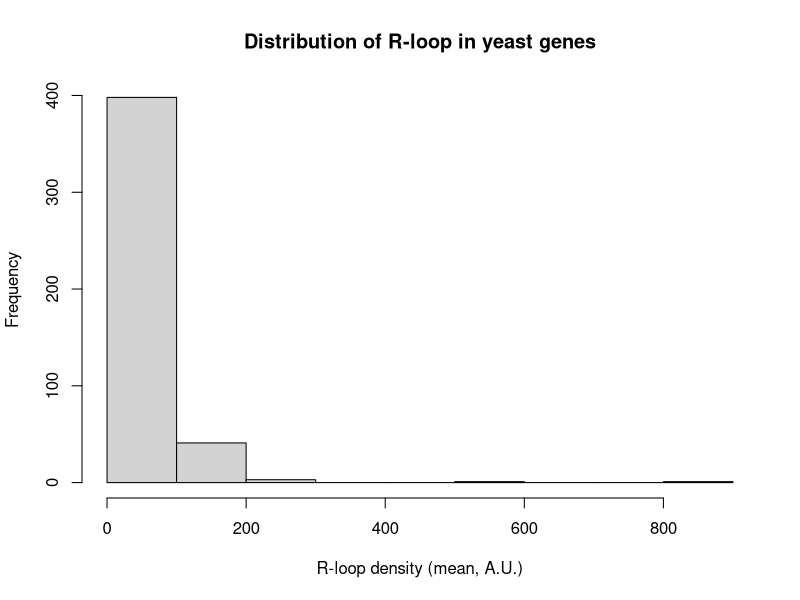
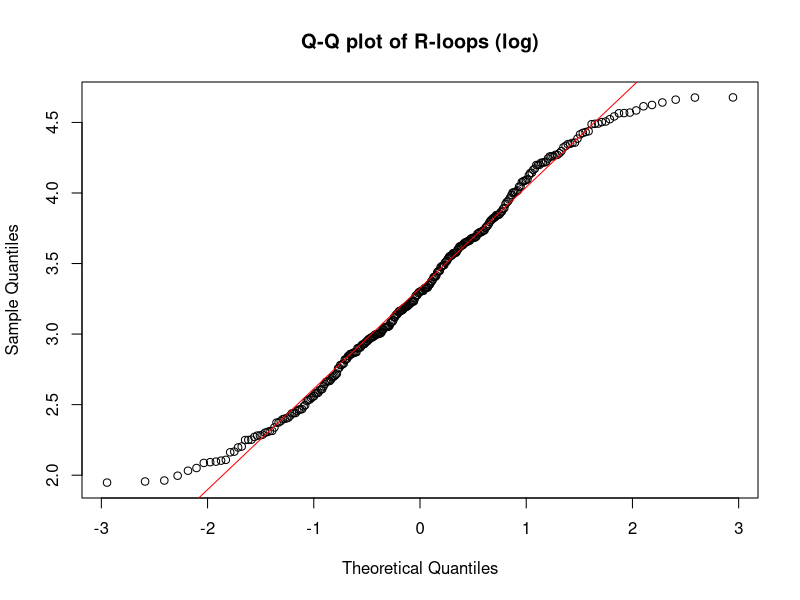
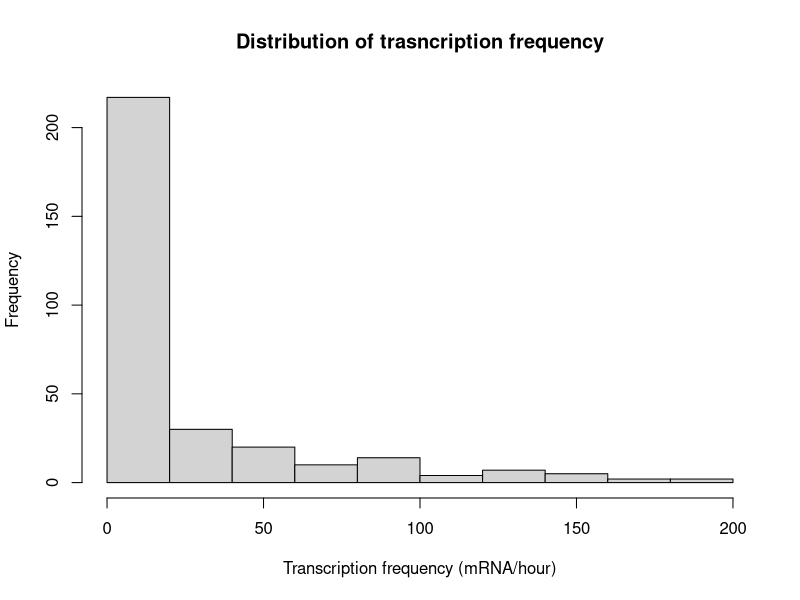
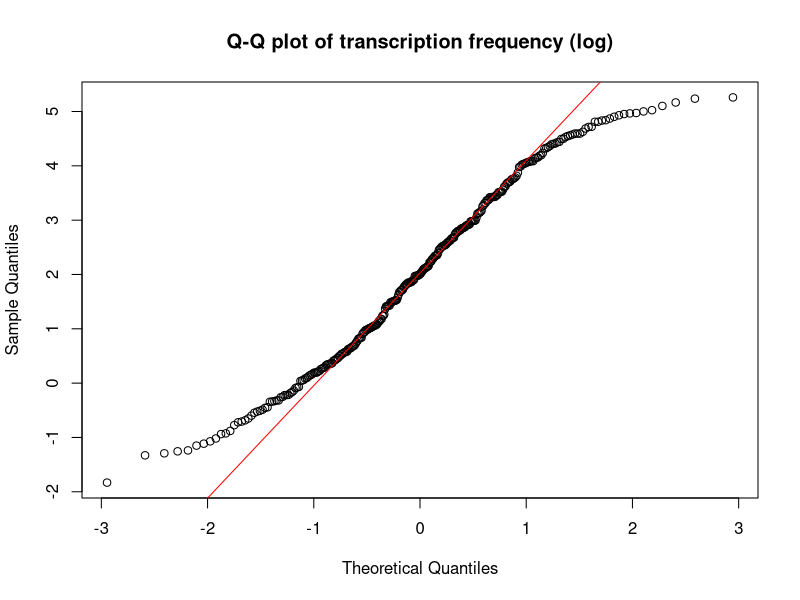
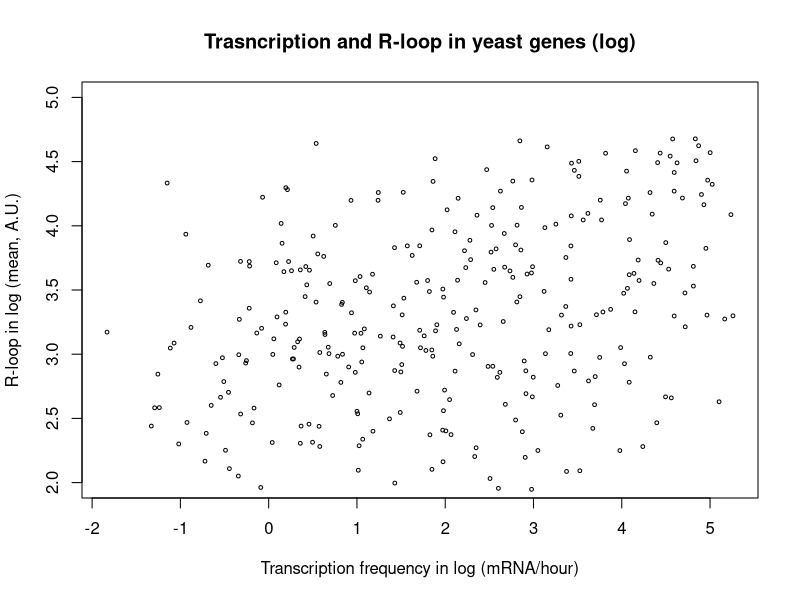
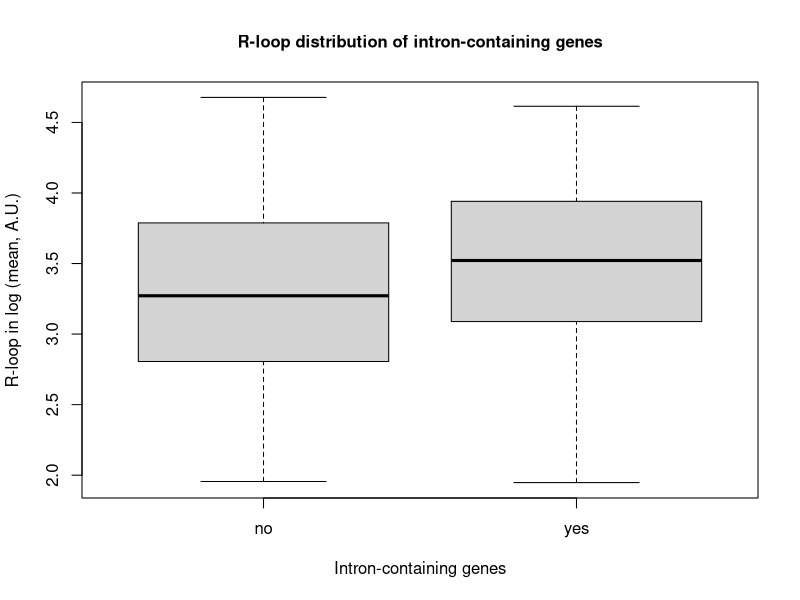
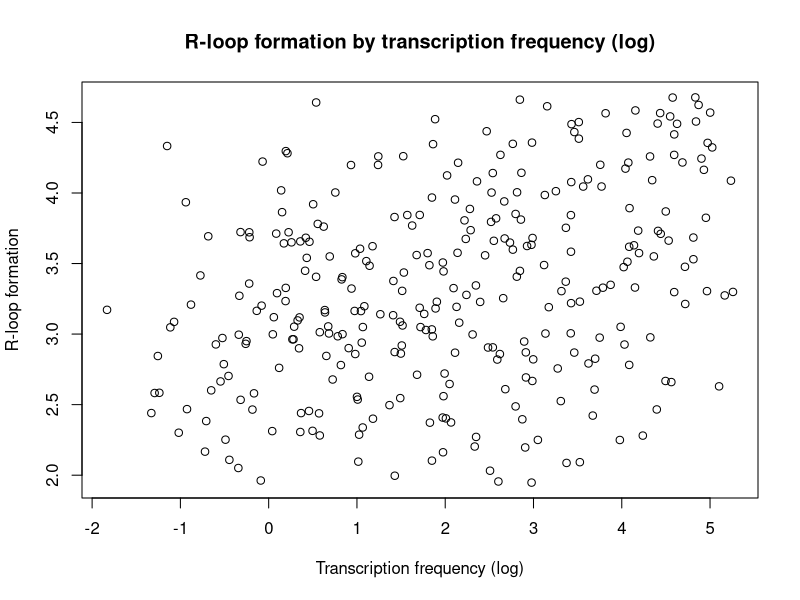
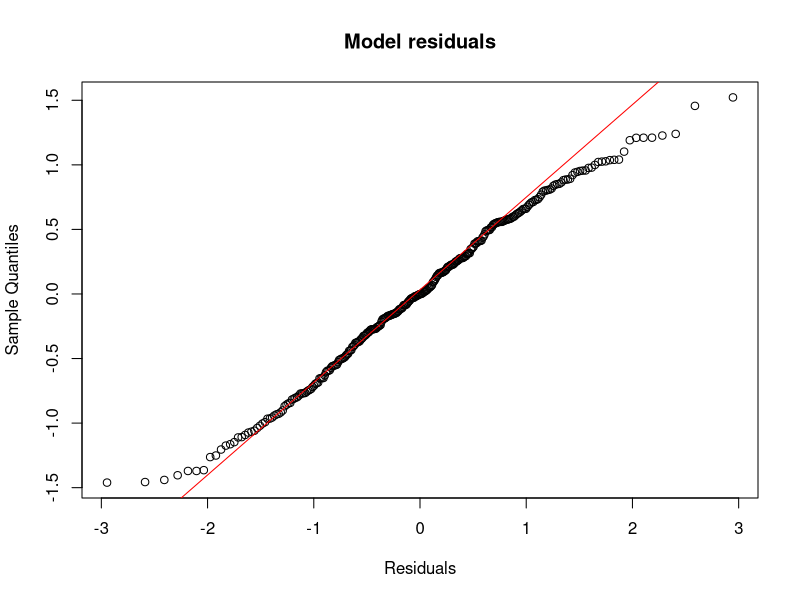

Reproduce these figures in R, in order.
# Set directory
setwd("/Users/GaryKao/Desktop/Coursera_R programming/SDS 328M/Project")
# Read the raw file
dnarna <- read.csv("Data for project1.csv")

## Response variable (DNA RNA hybrid density) ##
# Check normality of response variable
hist(dnarna$DNA.RNA.hybrid.density..mean..A.U.., main = "Distribution of R-loop in yeast genes", xlab = "R-loop density (mean, A.U.)")
fivenum(dnarna$DNA.RNA.hybrid.density..mean..A.U..)
# Remove outliers based on fivenum() result and the rows with no values
dnarnaclean <- dnarna[dnarna$DNA.RNA.hybrid.density..mean..A.U.. > 6.96 & dnarna$DNA.RNA.hybrid.density..mean..A.U.. <108.63 & dnarna$Transcription.frequency..mRNA.hour. != "n.d.",]
# Log transformation of response variable
dnarnaclean$log <- log(dnarnaclean$DNA.RNA.hybrid.density..mean..A.U..)
# Check normality of log response variable
qqnorm(dnarnaclean$log, main = "Q-Q plot of R-loops (log)")
qqline(dnarnaclean$log, col = "red")

## 1st explanatory variable (transcription frequency) ##
# Change transcription column from factor to numeric value
dnarnaclean$Transcription.frequency..mRNA.hour. <- as.numeric(as.character(dnarnaclean$Transcription.frequency..mRNA.hour.))
# Check normality of transcription frequency (1st explanatory variable)
hist(dnarnaclean$Transcription.frequency..mRNA.hour., main = "Distribution of trasncription frequency", xlab = "Transcription frequency (mRNA/hour)")
# Log transformation of transcription frequency
dnarnaclean$logT <- log(dnarnaclean$Transcription.frequency..mRNA.hour.)
# Check normality of log transcription frequency
qqnorm(dnarnaclean$logT, main = "Q-Q plot of transcription frequency (log)")
qqline(dnarnaclean$logT, col = "red")

# Check distribution between log transcription frequency and log response variable
plot(dnarnaclean$logT, dnarnaclean$log, main = "Trasncription and R-loop in yeast genes (log)", xlab = "Transcription frequency in log (mRNA/hour)", ylab = "R-loop in log (mean, A.U.)", ylim = c(2, 5), cex = .5)

## 2nd explanatory variable (intron-containing genes) ##
table(dnarnaclean$Intron.containing.gene.)
boxplot(dnarnaclean$log ~ dnarnaclean$Intron.containing.gene., main = "R-loop distribution of intron-containing genes", cex.main=1, xlab = "Intron-containing genes", ylab = "R-loop in log (mean, A.U.)")
fivenum(dnarnaclean$log[dnarnaclean$Intron.containing.gene. =="no"])
fivenum(dnarnaclean$log[dnarnaclean$Intron.containing.gene. =="yes"])

## Create GLM model with interaction
GLMmodel <- lm(log ~ Intron.containing.gene. * logT, data=dnarnaclean)
summary(GLMmodel)

## Check assumptions
# Check linearity
plot(dnarnaclean$logT, dnarnaclean$log, main="R-loop formation by transcription frequency (log)", xlab = "Transcription frequency (log)", ylab = "R-loop formation")
# Check normality
qqnorm(GLMmodel$residuals, main = "Model residuals", xlab = "Residuals")
qqline(GLMmodel$residuals, col="red")
# Check equal variance
plot(GLMmodel$fitted.values, GLMmodel$residuals, main="Residual plot", xlab = "Fitted values", ylab = "Residuals")
abline (h=0, col='red')

## Visualize interaction between two explanatory variables and response variable
intronyes <- dnarnaclean[dnarnaclean$Intron.containing.gene. == "yes",]
intronno <- dnarnaclean[dnarnaclean$Intron.containing.gene. == "no",]
plot(intronyes$logT, intronyes$log, pch=17, col='red', cex=0.8, main = "R-loop by transcription frequency and intron status", xlab = "Transcription frequency (log)", ylab = "R-loop formation (log)")
points(intronno$logT, intronno$log, pch=16, col="blue", cex=0.8)
abline(lm(log ~ logT, data=intronyes), col="red")
abline(lm(log ~ logT, data=intronno), col="blue", lty = 2)
legend("bottomright", title = "Intron?", c("yes", "no"), col=c("red", "blue"), pch = c(17, 16), inset = 0.01)
